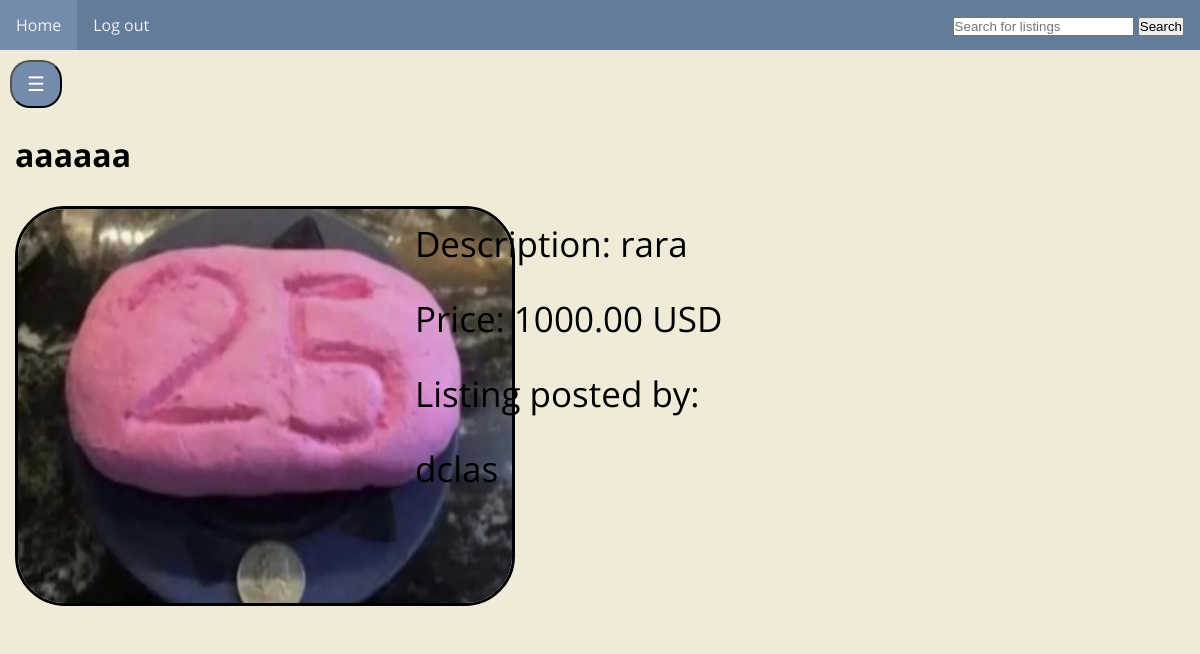
The page /listing/13/ (signed in) on the database its author committed.
### store/models.py (models this page shows)
class Listing(models.Model):
    listingname = models.CharField(max_length=255)
    description = models.TextField(max_length=2000, default="Nav apraksta")
    listingimage = models.ImageField(upload_to='images/', validators=[validate_image], default='images/default.png')
    price = models.DecimalField(max_digits=10, decimal_places=2, default=0.00)
    currency = models.CharField(max_length=255, default="EUR")
    statuscompleted = models.BooleanField(default=False)
    listinguser = models.CharField(max_length=2000)

### store/views.py (the view)
# urls.py: path('listing/<int:pk>/', ListingDetailView.as_view(), name='listing_detail'),
class ListingDetailView(DetailView):
    model = Listing
    template_name = 'listing_detail.html'

### store/templates/listing_detail.html (shortened to what this page needs)
{% extends "base.html" %}
{% load static %}
{% block content %}
<!DOCTYPE html>
<html>
<head>
    <link rel="stylesheet" type="text/css" href="{% static 'css/listing_detail.css' %}">
</head>
<body class="main">
    {% include 'sidebar.html' %}
    <div class="row">
        <div class="column title">
            <h1>{{ object.listingname }}</h1>
        </div>
    </div>
    <div class="row">
        <div class="column">
            <img src="{{ object.listingimage.url }}" alt="{{ object.listingname }}">
        </div>
        <div class="column description">
            <p>Description: {{ object.description }}</p>
            <p>Price: {{ object.price }} {{ object.currency }}</p>
            <p>Listing posted by: {{ object.listinguser }}</p>
        </div>
    </div>
</body>
</html>
{% endblock %}

### static/css/header.css (style rules this page uses)
.main { font-family: 'Open Sans', sans-serif; background-color:#F0EBD8; }

### static/css/listing_detail.css (style rules this page uses)
.main { font-family: 'Open Sans', sans-serif; background-color:#F0EBD8; }
img { border-radius: 50px; width: 500px; height: 400px; border: 3px solid rgb(0, 0, 0); }
.column { float: left; width: 33.33%; padding: 15px; }
.row:after { content: ""; display: table; clear: both; }
.description { display: inline-block; vertical-align: middle; line-height: 75px; font-size: 35px; }

### static/css/sidebar.css (style rules this page uses)
.main { font-family: 'Open Sans', sans-serif; background-color:#F0EBD8; }
* { margin: 0; padding: 0; box-sizing: border-box; }

### rows shown on the page
Listing: listingname "aaaaaa", listingimage (picture), description "rara", price "1000.00", currency "USD", listinguser "dclas"
